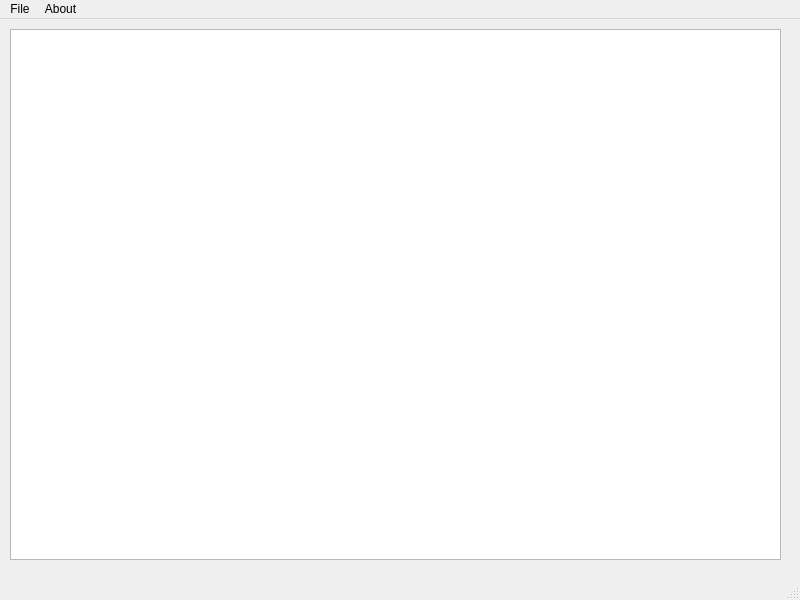
<?xml version="1.0" encoding="UTF-8"?>
<ui version="4.0">
 <class>MainWindow</class>
 <widget class="QMainWindow" name="MainWindow">
  <property name="geometry">
   <rect>
    <x>0</x>
    <y>0</y>
    <width>800</width>
    <height>600</height>
   </rect>
  </property>
  <property name="windowTitle">
   <string>MainWindow</string>
  </property>
  <widget class="QWidget" name="centralwidget">
   <widget class="QTextEdit" name="textEdit">
    <property name="geometry">
     <rect>
      <x>10</x>
      <y>10</y>
      <width>771</width>
      <height>531</height>
     </rect>
    </property>
   </widget>
  </widget>
  <widget class="QMenuBar" name="menubar">
   <property name="geometry">
    <rect>
     <x>0</x>
     <y>0</y>
     <width>800</width>
     <height>21</height>
    </rect>
   </property>
   <widget class="QMenu" name="menuFile">
    <property name="title">
     <string>File</string>
    </property>
    <addaction name="actionNew"/>
    <addaction name="actionOpen"/>
    <addaction name="actionSave_As"/>
    <addaction name="actionPrint"/>
    <addaction name="actionExit"/>
   </widget>
   <widget class="QMenu" name="menuAbout">
    <property name="title">
     <string>About</string>
    </property>
    <addaction name="actionAbout_this_App"/>
   </widget>
   <addaction name="menuFile"/>
   <addaction name="menuAbout"/>
  </widget>
  <widget class="QStatusBar" name="statusbar"/>
  <action name="actionNew">
   <property name="text">
    <string>New</string>
   </property>
   <property name="shortcut">
    <string>Ctrl+N</string>
   </property>
  </action>
  <action name="actionOpen">
   <property name="text">
    <string>Open</string>
   </property>
  </action>
  <action name="actionSave_As">
   <property name="text">
    <string>Save As</string>
   </property>
   <property name="shortcut">
    <string>Ctrl+S</string>
   </property>
  </action>
  <action name="actionPrint">
   <property name="text">
    <string>Print</string>
   </property>
   <property name="shortcut">
    <string>Ctrl+P</string>
   </property>
  </action>
  <action name="actionExit">
   <property name="text">
    <string>Exit</string>
   </property>
  </action>
  <action name="actionAbout_this_App">
   <property name="text">
    <string>About this App</string>
   </property>
  </action>
 </widget>
 <resources/>
 <connections/>
</ui>
